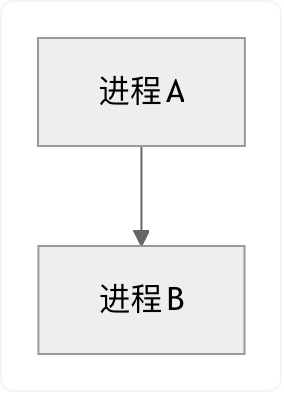
#> input picture archive/prototypes-stage-v1v2/stage2-draw_process_ab.png, 284 x 394 px
$ python measure_png.py ../../../archive/prototypes-stage-v1v2/stage2-draw_process_ab.png
#> lines starting #> are read from the running program, lines starting #| are printed output that depends on the picture; after the words box and inside, x2 and y2 are one past the last pixel; in counts of white or black regions, pixels touching at a corner belong together
#!/usr/bin/env python3
# -*- coding: utf-8 -*-
"""
measure_png.py — 「装饰密度与语汇」度量内核（真实魔夜 UI / 暖纸样稿 共用同一套算法）

算法定义（全部可复算，无估计）：

1) 非透明像素占整图比例  alpha_ratio_gt0
   定义：count(alpha > 0) / (W*H)
   同时给出 alpha_ge128_ratio = count(alpha >= 128) / (W*H)   —— 「实心」像素占比

2) 边缘/描边像素占比  两条独立定义，都给：
   a) outline_ratio_visible = 外圈像素 / 非透明像素
      外圈 = 非透明掩膜经 3x3 十字结构元腐蚀一次后的差集（alpha>0 掩膜减去腐蚀结果）
      —— 量的是「形状外轮廓」在可见像素中的占比
      outline_ratio_full = 同一量除以 W*H（对整图的占比）
   b) stroke_ratio_visible = 高梯度像素 / 非透明像素
      在非透明区域内部：亮度 L = 0.299R+0.587G+0.114B，先做 sigma=1.0 高斯平滑，
      再算 Sobel 梯度幅值 g。scipy.ndimage.sobel 的增益已用线性斜坡标定为 8.0
      （每像素斜率 s → 响应 8s，实测 s=0.5 → 4.0），故归一化 G = g / (8*255)，
      G 即「相邻像素亮度差 / 255」。
      高梯度判据：G > 0.08（≈ 相邻像素亮度差 > 20.4/255）
      参考点：255 幅度、sigma=1 的理想阶跃边，峰值 G = 653.73/（8*255）= 0.320
      —— 量的是「内部描线/高光/花饰纹理」的密度

3) 主色相中位数（HSV）
   仅统计「有色像素」：S >= 0.15 且 V >= 0.10 且 alpha > 0（近中性色/近黑色不计色相）
   色相取圆周中位数（circular median，最小化圆周距离和），单位度，0..360
   同时给出：sat_median、val_median、hue_bin_top3（36 个 10° 分桶，按有色像素占比排序）
   以及 hue_arc：有色像素中落在「中位数 ±30°」弧内的占比（色相集中度）

依赖：PIL, numpy, scipy
"""
import json
import math
import os
import sys

import numpy as np
from PIL import Image
from scipy import ndimage

HUE_S_MIN = 0.15
HUE_V_MIN = 0.10
GRAD_THRESH = 0.08
GRAD_SIGMA = 1.0


CIRC_BUDGET = 4000  # 圆周中位数的候选点预算：候选集与统计集各取 <=4000 个确定性样本


def circular_median_deg(h_deg):
    """
    圆周中位数：在 [0,360) 上取使 sum_j min(|d|, 360-|d|) 最小的点。
    为控制内存，像素先按「确定性等步长」（linspace 索引，步长 = N/4000）抽样到 <=4000 个点，
    再在候选点上取圆周中位数；4000 点下候选矩阵 4000x4000 float64 = 128MB。抽样可复算。
    """
    h = np.asarray(h_deg, dtype=np.float64) % 360.0
    if h.size == 0:
        return float("nan")
    if h.size > CIRC_BUDGET:
        h = h[np.linspace(0, h.size - 1, CIRC_BUDGET).astype(np.int64)]
    a = np.sort(h)
    d = np.abs(a[:, None] - a[None, :])
    d = np.minimum(d, 360.0 - d)
    s = d.sum(axis=1)
    return float(a[int(np.argmin(s))])


def measure(path_or_array, alpha=None):
    if isinstance(path_or_array, str):
        im = Image.open(path_or_array)
#> im is the input picture: PIL image 284x394 RGB; min 0, max 255, mean 242.1
        src_mode = im.mode
#> src_mode = 'RGB'
        im = im.convert("RGBA")
#> im: PIL image 284x394 RGBA
        arr = np.asarray(im).astype(np.uint8)
        meta = {"file": path_or_array, "src_mode": src_mode, "size": [im.size[0], im.size[1]]}
    else:
        arr = np.asarray(path_or_array).astype(np.uint8)
        meta = {"size": [arr.shape[1], arr.shape[0]]}

    H, W = arr.shape[:2]
#> H = 394; W = 284
    total = H * W
#> total = 111896
    a = arr[..., 3].astype(np.int16)
#> a: shape (394, 284) int16; every value is 255
    vis = a > 0
#> vis: shape (394, 284) bool; every value is 1
    solid = a >= 128
    vis_n = int(vis.sum())
#> vis_n = 111896
    solid_n = int(solid.sum())
#> solid_n = 111896

    out = dict(meta)
    out["W"] = W
    out["H"] = H
    out["pixels_total"] = total
    out["pixels_visible_gt0"] = vis_n
    out["alpha_ratio_gt0"] = round(vis_n / total, 6)
    out["pixels_solid_ge128"] = solid_n
    out["alpha_ge128_ratio"] = round(solid_n / total, 6)
    out["alpha_max"] = int(a.max())
    out["alpha_p95_of_visible"] = int(np.percentile(a[vis], 95)) if vis_n else None

    # ---- 2a 外轮廓 ----
    st = ndimage.generate_binary_structure(2, 1)  # 十字
    # 先把「非透明」当成形状本身（含半透明羽化），腐蚀一次
    eroded = ndimage.binary_erosion(vis, structure=st, border_value=0)
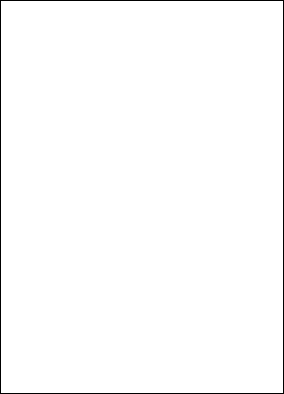
#> eroded: shape (394, 284) bool; 98.8% white; black in thin lines or dots
    outline = vis & (~eroded)
#> outline: shape (394, 284) bool; 1.2% white in thin lines or dots
    on = int(outline.sum())
#> on = 1352
    out["outline_pixels"] = on
    out["outline_ratio_visible"] = round(on / vis_n, 6) if vis_n else None
    out["outline_ratio_full"] = round(on / total, 6)

    # ---- 2b 内部描线（梯度）----
    rgb = arr[..., :3].astype(np.float32)
    L = 0.299 * rgb[..., 0] + 0.587 * rgb[..., 1] + 0.114 * rgb[..., 2]
    Ls = ndimage.gaussian_filter(L, GRAD_SIGMA)
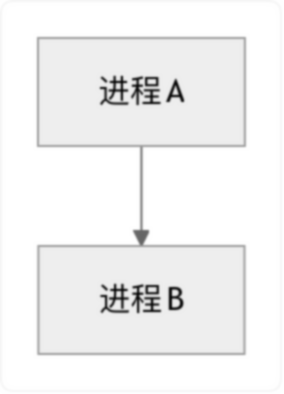
#> Ls: shape (394, 284) float32; min 14.94, max 255, mean 242.1
    gx = ndimage.sobel(Ls, axis=1, mode="nearest")
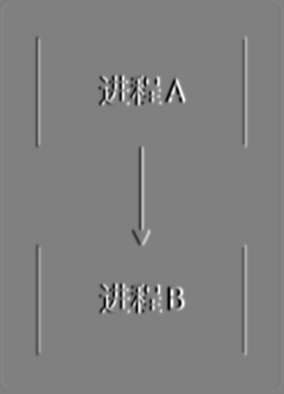
#> gx: shape (394, 284) float32; min -608, max 599.3, mean 0.2; drawn with min black and max white
    gy = ndimage.sobel(Ls, axis=0, mode="nearest")
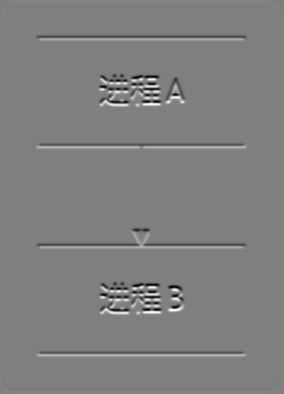
#> gy: shape (394, 284) float32; min -589.7, max 592.7, mean 0.2; drawn with min black and max white
    g = np.hypot(gx, gy) / (8.0 * 255.0)   # 增益 8.0 见模块内标定说明
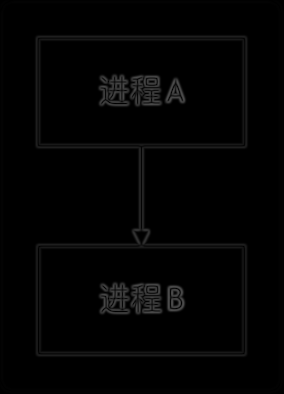
#> g: shape (394, 284) float32; min 0, max 0.302, mean 0.0126
    hi = (g > GRAD_THRESH) & vis
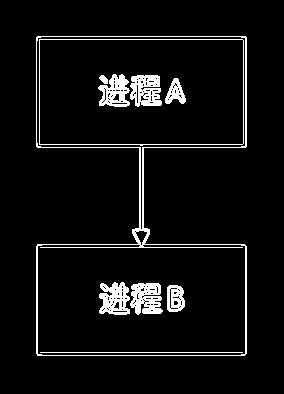
#> hi: shape (394, 284) bool; 6% white; 10 white regions, largest, box (x1, y1, x2, y2) and area: (36, 36, 247, 356) 2315, (130, 283, 163, 315) 756, (130, 75, 162, 107) 735
    # 排除外轮廓那一圈，只算「内部」描线，避免与 2a 重复计数
    inner = vis & eroded
    hi_in = hi & inner
    hn = int(hi_in.sum())
#> hn = 6680
    in_n = int(inner.sum())
#> in_n = 110544
    out["stroke_pixels_inner"] = hn
    out["stroke_ratio_visible"] = round(hn / vis_n, 6) if vis_n else None
    out["stroke_ratio_inner"] = round(hn / in_n, 6) if in_n else None
    out["stroke_ratio_cellarea"] = round(hn / total, 6)   # 分母=整幅/整格像素，两侧同口径可比
    hi003 = (g > 0.03) & inner
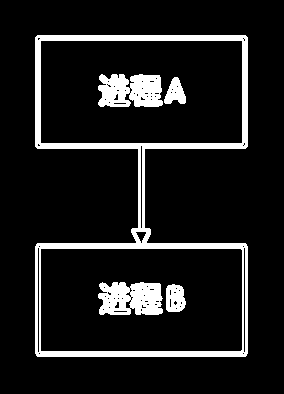
#> hi003: shape (394, 284) bool; 11% white; 5 white regions, box (x1, y1, x2, y2) and area: (35, 35, 248, 357) 7973, (98, 74, 163, 107) 1765, (98, 282, 163, 315) 1757, (166, 284, 186, 312) 451, (164, 77, 186, 104) 374
    out["stroke_ratio_cellarea_t003"] = round(int(hi003.sum()) / total, 6)
    gv = g[vis]
    if gv.size:
        for q, key in [(50, "grad_p50"), (90, "grad_p90"), (99, "grad_p99")]:
            out[key] = round(float(np.percentile(gv, q)), 5)
#> after the loop, out = 23 items
        out["grad_max"] = round(float(gv.max()), 5)

    # ---- 3 色相 ----
    if vis_n:
        r = rgb[..., 0][vis] / 255.0
        gg = rgb[..., 1][vis] / 255.0
        b = rgb[..., 2][vis] / 255.0
        mx = np.maximum(np.maximum(r, gg), b)
        mn = np.minimum(np.minimum(r, gg), b)
        sat = np.where(mx > 0, (mx - mn) / np.maximum(mx, 1e-6), 0.0)
        val = mx
        out["sat_median"] = round(float(np.median(sat)), 4)
        out["val_median"] = round(float(np.median(val)), 4)
        out["rgb_mean_visible"] = [int(round(float(x))) for x in (rgb[..., 0][vis].mean(),
                                                                  rgb[..., 1][vis].mean(),
                                                                  rgb[..., 2][vis].mean())]

        col = (sat >= HUE_S_MIN) & (val >= HUE_V_MIN)
        col_n = int(col.sum())
#> col_n = 0
        out["hue_eligible_pixels"] = col_n
        out["hue_eligible_ratio"] = round(col_n / vis_n, 6)
        if col_n:
            rr, g2, bb = r[col], gg[col], b[col]
            mx2 = np.maximum(np.maximum(rr, g2), bb)
            mn2 = np.minimum(np.minimum(rr, g2), bb)
            dlt = np.maximum(mx2 - mn2, 1e-9)
            h = np.zeros_like(rr)
            m = (mx2 == rr)
            h[m] = ((g2[m] - bb[m]) / dlt[m]) % 6
            m = (mx2 == g2) & (mx2 != rr)
            h[m] = ((bb[m] - rr[m]) / dlt[m]) + 2
            m = (mx2 == bb) & (mx2 != rr) & (mx2 != g2)
            h[m] = ((rr[m] - g2[m]) / dlt[m]) + 4
            h = (h * 60.0) % 360.0
            out["hue_circ_median_deg"] = round(circular_median_deg(h), 2)
            hb = np.histogram(h, bins=36, range=(0, 360))[0]
            order = np.argsort(hb)[::-1][:3]
            out["hue_bin_top3"] = [
                {"bin_deg": f"{int(i)*10}-{int(i)*10+10}", "center": int(i) * 10 + 5,
                 "share": round(float(hb[i]) / col_n, 4)}
                for i in order if hb[i] > 0
            ]
            cm = out["hue_circ_median_deg"]
            d = np.abs(h - cm)
            d = np.minimum(d, 360.0 - d)
            out["hue_arc_30_share"] = round(float((d <= 30).sum()) / col_n, 4)
        else:
            out["hue_circ_median_deg"] = None
    else:
        out["sat_median"] = None
        out["hue_circ_median_deg"] = None
    return out


def opaque_bbox(path):
    im = Image.open(path).convert("RGBA")
    arr = np.asarray(im)
    vis = arr[..., 3] > 0
    if not vis.any():
        return None
    ys, xs = np.where(vis)
    return [int(xs.min()), int(ys.min()), int(xs.max()) + 1, int(ys.max()) + 1]


if __name__ == "__main__":
    args = sys.argv[1:]
    if not args:
        print(__doc__)
        sys.exit(1)
    res = []
    for p in args:
        try:
            r = measure(p)
#> r = 30 items
        except Exception as e:  # noqa: BLE001
            r = {"file": p, "error": f"{type(e).__name__}: {e}"}
        res.append(r)
    print(json.dumps(res if len(res) > 1 else res[0], ensure_ascii=False, indent=2))
#> (printed output is left out)
